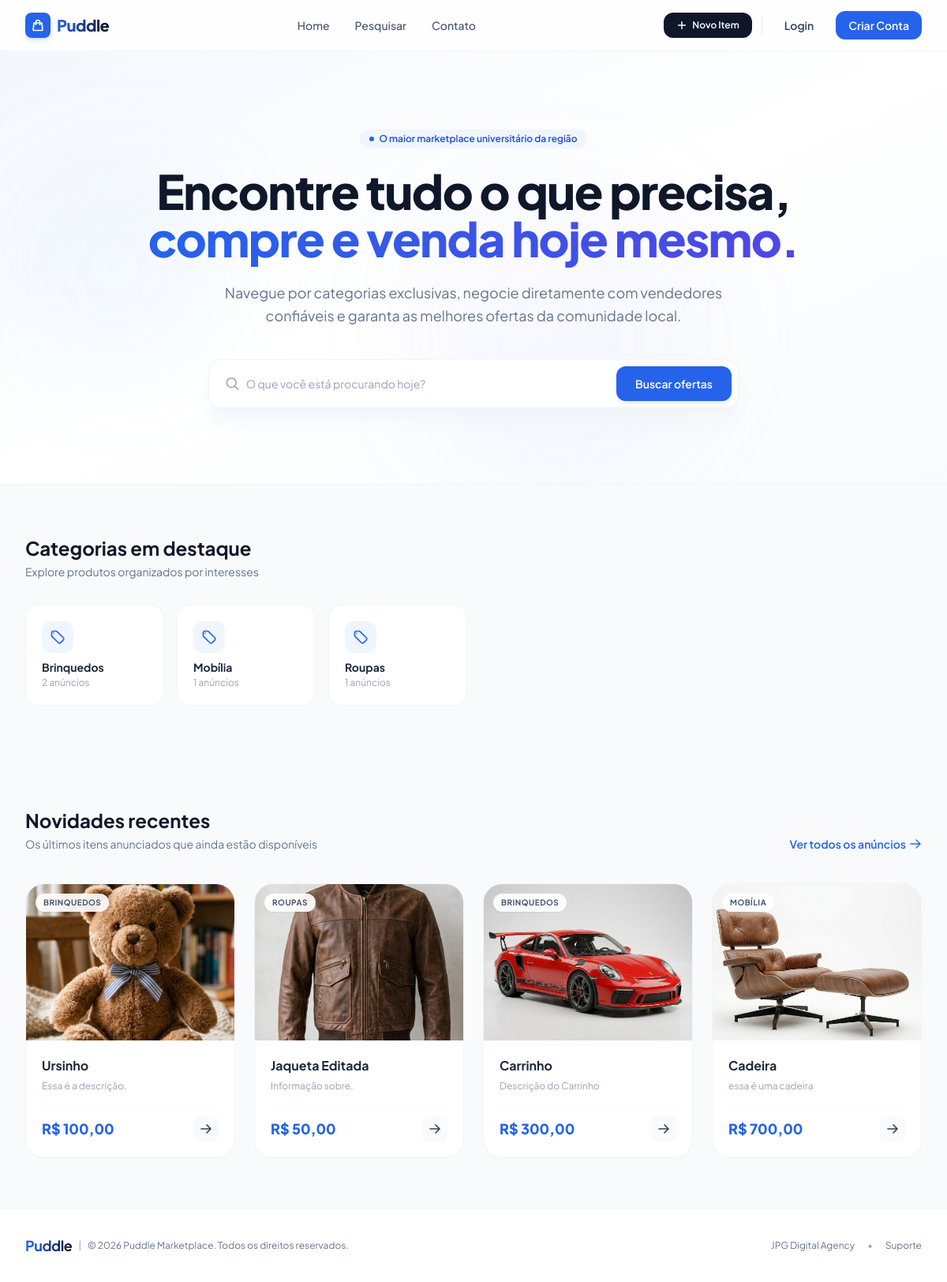
The page / on the database its author committed.
### item/models.py (models this page shows, shortened)
class Category(models.Model):
    name = models.CharField(max_length=255)
    class Meta:
        ordering = ['name',]
        verbose_name_plural = 'Categories'

class Item(models.Model):
    category = models.ForeignKey(Category, related_name='items', on_delete=models.CASCADE)
    name = models.CharField(max_length=255)
    description = models.TextField(blank=True, null=True)
    price = models.DecimalField(max_digits=10, decimal_places=2)
    image = models.ImageField(upload_to='item_images/', blank=True, null=True)
    is_sold = models.BooleanField(default=False)
    created_by = models.ForeignKey(User, related_name='items', on_delete=models.CASCADE)
    created_at = models.DateTimeField(auto_now_add=True)
    category = models.ForeignKey(Category, on_delete=models.CASCADE)

### core/views.py (the view)
# urls.py: path('', views.index, name='index'),
def index(request):
    items = Item.objects.filter(is_sold=False)[0:6]
    categories = Category.objects.all()
    return render(request, 'core/index.html', {'items': items, 'categories': categories})

### core/templates/core/index.html (shortened to what this page needs)
{% extends 'core/base.html' %}
{% block content %}
<section class="relative bg-gradient-to-br from-blue-50/50 via-white to-slate-50 border-b border-slate-100 overflow-hidden py-16 md:py-24">
  <div class="max-w-7xl mx-auto px-4 sm:px-6 lg:px-8 relative z-10 text-center">
    <span class="inline-flex items-center gap-1.5 px-3 py-1 rounded-full text-xs font-semibold bg-blue-50 text-blue-700 mb-6">
      <span class="w-1.5 h-1.5 rounded-full bg-blue-600 animate-pulse"></span>
      O maior marketplace universitário da região
    </span>
    <h1 class="text-4xl sm:text-5xl md:text-6xl font-extrabold text-slate-900 tracking-tight leading-tight max-w-4xl mx-auto mb-6">
      Encontre tudo o que precisa, <br class="hidden sm:inline" />
      <span class="bg-gradient-to-r from-blue-600 to-indigo-600 bg-clip-text text-transparent">compre e venda hoje mesmo.</span>
    </h1>
    <p class="text-lg text-slate-500 max-w-2xl mx-auto mb-10 leading-relaxed">
      Navegue por categorias exclusivas, negocie diretamente com vendedores confiáveis e garanta as melhores ofertas da comunidade local.
    </p>
    <div class="max-w-2xl mx-auto">
      <form method="get" action="{% url 'item:items' %}" class="flex flex-col sm:flex-row gap-2.5 p-2 bg-white rounded-2xl shadow-xl shadow-slate-100 border border-slate-100">
        <div class="flex-grow flex items-center px-3 gap-2">
          <svg xmlns="http://www.w3.org/2000/svg" fill="none" viewBox="0 0 24 24" stroke-width="2" stroke="currentColor" class="w-5 h-5 text-slate-400">
            <path stroke-linecap="round" stroke-linejoin="round" d="m21 21-5.197-5.197m0 0A7.5 7.5 0 1 0 5.196 5.196a7.5 7.5 0 0 0 10.637 10.637Z" />
          </svg>
          <input type="text" name="query" placeholder="O que você está procurando hoje?" class="w-full py-3 text-sm text-slate-800 placeholder-slate-400 outline-none bg-transparent" />
        </div>
        <button type="submit" class="px-6 py-3 text-sm font-semibold text-white bg-blue-600 hover:bg-blue-700 rounded-xl transition-all duration-150 shadow-md shadow-blue-600/10">
          Buscar ofertas
        </button>
      </form>
    </div>
  </div>
  <div class="absolute top-1/2 left-0 -translate-y-1/2 w-72 h-72 bg-blue-400/5 rounded-full blur-3xl pointer-events-none"></div>
  <div class="absolute bottom-0 right-1/4 w-96 h-96 bg-indigo-400/5 rounded-full blur-3xl pointer-events-none"></div>
</section>
<section class="max-w-7xl mx-auto px-4 sm:px-6 lg:px-8 py-16">
  <div class="flex items-end justify-between mb-8">
    <div>
      <h2 class="text-2xl font-bold text-slate-900">Categorias em destaque</h2>
      <p class="text-sm text-slate-500 mt-1">Explore produtos organizados por interesses</p>
    </div>
  </div>
  <div class="grid grid-cols-2 md:grid-cols-3 lg:grid-cols-6 gap-4">
    {% for category in categories %}
      <a href="{% url 'item:items' %}?category_id={{ category.id }}" class="group bg-white p-5 rounded-2xl border border-slate-100 hover:border-blue-100 hover:shadow-lg hover:shadow-slate-100/50 transition-all duration-300 flex flex-col justify-between h-32">
        <div class="h-10 w-10 rounded-xl bg-blue-50 text-blue-600 flex items-center justify-center group-hover:bg-blue-600 group-hover:text-white transition-all duration-300">
        </div>
        <div>
          <h3 class="font-bold text-slate-800 group-hover:text-blue-600 transition-colors text-sm truncate">{{ category.name }}</h3>
          <p class="text-xs text-slate-400 mt-0.5">{{ category.item_set.count }} anúncios</p>
        </div>
      </a>
    {% empty %}
      <div class="col-span-full py-8 text-center text-slate-400">
        Nenhuma categoria cadastrada.
      </div>
    {% endfor %}
  </div>
</section>
<section class="bg-slate-50 border-t border-slate-100">
  <div class="max-w-7xl mx-auto px-4 sm:px-6 lg:px-8 py-16">
    <div class="flex flex-col sm:flex-row items-start sm:items-end justify-between mb-10 gap-4">
      <div>
        <h2 class="text-2xl font-bold text-slate-900">Novidades recentes</h2>
        <p class="text-sm text-slate-500 mt-1">Os últimos itens anunciados que ainda estão disponíveis</p>
      </div>
      <a href="{% url 'item:items' %}" class="inline-flex items-center gap-1 text-sm font-semibold text-blue-600 hover:text-blue-700 transition-colors">
        Ver todos os anúncios
        <svg xmlns="http://www.w3.org/2000/svg" fill="none" viewBox="0 0 24 24" stroke-width="2" stroke="currentColor" class="w-4 h-4">
          <path stroke-linecap="round" stroke-linejoin="round" d="M13.5 4.5 21 12m0 0-7.5 7.5M21 12H3" />
        </svg>
      </a>
    </div>
    <div class="grid grid-cols-1 sm:grid-cols-2 md:grid-cols-3 lg:grid-cols-4 gap-6">
      {% for item in items %}
        <div class="group bg-white rounded-3xl border border-slate-100 overflow-hidden hover:shadow-xl hover:shadow-slate-200/50 hover:-translate-y-1 transition-all duration-300 flex flex-col h-full">
          <div class="relative overflow-hidden aspect-[4/3] bg-slate-100">
            {% if item.image %}
              <img src="{{ item.image.url }}" alt="{{ item.name }}" class="w-full h-full object-cover group-hover:scale-105 transition-transform duration-500" />
            {% else %}
              <div class="w-full h-full flex items-center justify-center text-slate-300">
                Sem imagem
              </div>
            {% endif %}
            <span class="absolute top-3 left-3 bg-white/90 backdrop-blur-md px-2.5 py-1 rounded-full text-[10px] font-bold uppercase tracking-wider text-slate-600 shadow-sm">
              {{ item.category.name }}
            </span>
          </div>
          <div class="p-5 flex flex-col justify-between flex-grow">
            <div>
              <a href="{% url 'item:detail' item.id %}" class="block group-hover:text-blue-600 transition-colors">
                <h3 class="font-bold text-slate-800 text-base line-clamp-1 mb-1">{{ item.name }}</h3>
              </a>
              <p class="text-xs text-slate-400 mb-4 line-clamp-2 leading-relaxed">{{ item.description|default:"Sem descrição adicional." }}</p>
            </div>
            <div class="flex items-center justify-between pt-3 border-t border-slate-50">
              <span class="text-lg font-extrabold text-blue-600">R$ {{ item.price }}</span>
              <a href="{% url 'item:detail' item.id %}" class="inline-flex items-center justify-center h-8 w-8 rounded-lg bg-slate-50 text-slate-700 hover:bg-blue-600 hover:text-white transition-all duration-200">
                <svg xmlns="http://www.w3.org/2000/svg" fill="none" viewBox="0 0 24 24" stroke-width="2.5" stroke="currentColor" class="w-4 h-4">
                  <path stroke-linecap="round" stroke-linejoin="round" d="M13.5 4.5 21 12m0 0-7.5 7.5M21 12H3" />
                </svg>
              </a>
            </div>
          </div>
        </div>
      {% empty %}
        <div class="col-span-full py-12 text-center text-slate-400">
          Nenhum item disponível no momento. Seja o primeiro a criar um anúncio!
        </div>
      {% endfor %}
    </div>
  </div>
</section>
{% endblock %}

### core/templates/core/base.html (shortened to what this page needs)
<!doctype html>
<html lang="pt-br">
  <head>
    <script src="https://cdn.tailwindcss.com"></script>
  </head>
  <body class="bg-slate-50 text-slate-900 min-h-screen flex flex-col antialiased">
    <header class="bg-white/80 backdrop-blur-md border-b border-slate-100 sticky top-0 z-50 transition-all duration-200">
      <div class="max-w-7xl mx-auto px-4 sm:px-6 lg:px-8">
        <div class="flex justify-between items-center h-16">
          <a href="{% url 'core:index' %}" class="flex items-center gap-2 group">
            <div class="h-8 w-8 rounded-lg bg-blue-600 flex items-center justify-center shadow-md shadow-blue-500/20 group-hover:scale-105 transition-transform duration-200">
            </div>
            <span class="text-xl font-extrabold tracking-tight bg-gradient-to-r from-blue-600 to-slate-900 bg-clip-text text-transparent">Puddle</span>
          </a>
          <nav class="hidden md:flex items-center space-x-1">
            <a href="{% url 'core:index' %}" class="px-3.5 py-2 text-sm font-medium text-slate-600 hover:text-blue-600 rounded-lg hover:bg-slate-50 transition-all duration-200">Home</a>
            <a href="{% url 'item:items' %}" class="px-3.5 py-2 text-sm font-medium text-slate-600 hover:text-blue-600 rounded-lg hover:bg-slate-50 transition-all duration-200">Pesquisar</a>
            <a href="{% url 'core:contact' %}" class="px-3.5 py-2 text-sm font-medium text-slate-600 hover:text-blue-600 rounded-lg hover:bg-slate-50 transition-all duration-200">Contato</a>
          </nav>
          <div class="flex items-center gap-3">
            <a href="{% url 'item:new' %}" class="hidden sm:inline-flex items-center gap-1.5 px-4 py-2 text-xs font-semibold text-white bg-slate-900 rounded-xl hover:bg-slate-800 transition-all duration-200 shadow-sm">
              <svg xmlns="http://www.w3.org/2000/svg" fill="none" viewBox="0 0 24 24" stroke-width="2.5" stroke="currentColor" class="w-3.5 h-3.5">
                <path stroke-linecap="round" stroke-linejoin="round" d="M12 4.5v15m7.5-7.5h-15" />
              </svg>
              Novo Item
            </a>
            {% if request.user.is_authenticated %}
              <a href="{% url 'conversation:inbox' %}" class="relative p-2 text-slate-600 hover:text-blue-600 hover:bg-slate-50 rounded-xl transition-all duration-200">
                <svg xmlns="http://www.w3.org/2000/svg" fill="none" viewBox="0 0 24 24" stroke-width="2" stroke="currentColor" class="w-5.5 h-5.5">
                  <path stroke-linecap="round" stroke-linejoin="round" d="M2.25 12.76c0 1.6 1.123 2.994 2.707 3.227 1.087.16 2.185.283 3.293.369V21l4.076-4.076a1.526 1.526 0 0 1 1.037-.443 48.282 48.282 0 0 0 5.68-.494c1.584-.233 2.707-1.626 2.707-3.228V6.741c0-1.602-1.123-2.995-2.707-3.228A48.394 48.394 0 0 0 12 3c-2.392 0-4.744.175-7.043.513C3.373 3.746 2.25 5.14 2.25 6.741v6.018Z" />
                </svg>
              </a>
              <a href="{% url 'dashboard:index' %}" class="inline-flex items-center gap-1 px-4 py-2 text-sm font-semibold text-blue-600 bg-blue-50 hover:bg-blue-100 rounded-xl transition-all duration-200">
                Dashboard
              </a>
              <form action="{% url 'core:logout' %}" method="post" class="inline">
                {% csrf_token %}
                <button type="submit" class="p-2 text-slate-400 hover:text-red-500 rounded-xl hover:bg-red-50 transition-all duration-200">
                  <svg xmlns="http://www.w3.org/2000/svg" fill="none" viewBox="0 0 24 24" stroke-width="2" stroke="currentColor" class="w-5 h-5">
                    <path stroke-linecap="round" stroke-linejoin="round" d="M8.25 9V5.25A2.25 2.25 0 0 1 10.5 3h6a2.25 2.25 0 0 1 2.25 2.25v13.5A2.25 2.25 0 0 1 16.5 21h-6a2.25 2.25 0 0 1-2.25-2.25V15m-3 0-3-3m0 0 3-3m-3 3H15" />
                  </svg>
                </button>
              </form>
            {% else %}
              <a href="{% url 'core:login' %}" class="px-4 py-2 text-sm font-semibold text-slate-700 hover:text-blue-600 rounded-xl transition-all duration-200">Login</a>
              <a href="{% url 'core:signup' %}" class="px-4 py-2 text-sm font-semibold text-white bg-blue-600 hover:bg-blue-700 rounded-xl transition-all duration-200 shadow-sm shadow-blue-600/10">Criar Conta</a>
            {% endif %}
          </div>
        </div>
      </div>
    </header>
    <main class="flex-grow">
      {% block content %} {% endblock %}
    </main>
    <footer class="bg-white border-t border-slate-100 mt-auto">
      <div class="max-w-7xl mx-auto px-4 sm:px-6 lg:px-8 py-8">
        <div class="flex flex-col md:flex-row justify-between items-center gap-4">
          <div class="flex items-center gap-2">
            <span class="text-lg font-bold tracking-tight bg-gradient-to-r from-blue-600 to-slate-900 bg-clip-text text-transparent">Puddle</span>
            <span class="text-xs text-slate-400">|</span>
            <p class="text-xs text-slate-500">&copy; 2026 Puddle Marketplace. Todos os direitos reservados.</p>
          </div>
          <div class="flex items-center gap-4 text-xs text-slate-400">
            <a href="https://jpgdigitalagency.vercel.app/" target="_blank" rel="noopener" class="text-slate-500 hover:text-blue-600 transition-colors">JPG Digital Agency</a>
            <span>•</span>
            <a href="{% url 'core:contact' %}" class="text-slate-500 hover:text-blue-600 transition-colors">Suporte</a>
          </div>
        </div>
      </div>
    </footer>
  </body>
</html>

### core/templates/core/base.html (style rules this page uses)
body { font-family: 'Plus Jakarta Sans', sans-serif; }

### rows shown on the page
Category: name "Brinquedos", item_set.count "2"
Category: name "Mobília", item_set.count "1"
Category: name "Roupas", item_set.count "1"
Item: image (picture), category.name "BRINQUEDOS", name "Ursinho", description "Essa é a descrição.", price "100,00"
Item: image (picture), category.name "ROUPAS", name "Jaqueta Editada", description "Informação sobre.", price "50,00"
Item: image (picture), category.name "BRINQUEDOS", name "Carrinho", description "Descrição do Carrinho", price "300,00"
Item: image (picture), category.name "MOBÍLIA", name "Cadeira", description "essa é uma cadeira", price "700,00"
